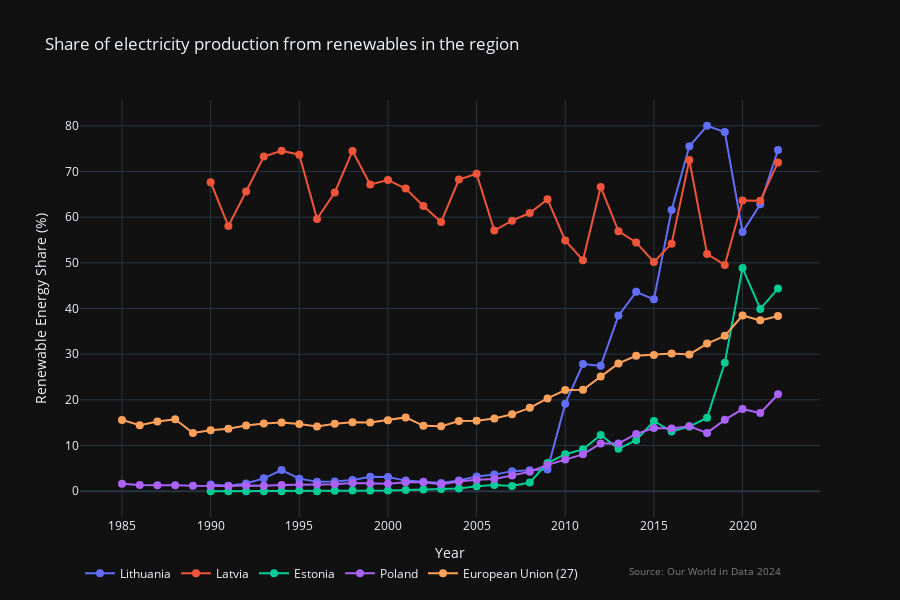

Notebook code cell kept with this figure:
### Markdown cell above
### Electricity production by source in Lithuania

### Code cell
# Filter data 
filtered_data_lt = df_share_electricity_renewables[df_share_electricity_renewables['Entity'] == 'Lithuania']
filtered_data_lv = df_share_electricity_renewables[df_share_electricity_renewables['Entity'] == 'Latvia']
filtered_data_ee = df_share_electricity_renewables[df_share_electricity_renewables['Entity'] == 'Estonia']
filtered_data_pl = df_share_electricity_renewables[df_share_electricity_renewables['Entity'] == 'Poland']
filtered_data_eu = df_share_electricity_renewables[df_share_electricity_renewables['Entity'] == 'European Union (27)']

# Define traces for each country
trace_lt = go.Scatter(
    x=filtered_data_lt['Year'],
    y=filtered_data_lt['Renewables - % electricity'],
    mode='markers+lines',
    name='Lithuania',
    marker=dict(symbol='circle', size=8)
)

trace_lv = go.Scatter(
    x=filtered_data_lv['Year'],
    y=filtered_data_lv['Renewables - % electricity'],
    mode='markers+lines',
    name='Latvia',
    marker=dict(symbol='circle', size=8)
)

trace_ee = go.Scatter(
    x=filtered_data_ee['Year'],
    y=filtered_data_ee['Renewables - % electricity'],
    mode='markers+lines',
    name='Estonia',
    marker=dict(symbol='circle', size=8)
)

trace_pl = go.Scatter(
    x=filtered_data_pl['Year'],
    y=filtered_data_pl['Renewables - % electricity'],
    mode='markers+lines',
    name='Poland',
    marker=dict(symbol='circle', size=8)
)

trace_eu = go.Scatter(
    x=filtered_data_eu['Year'],
    y=filtered_data_eu['Renewables - % electricity'],
    mode='markers+lines',
    name='European Union (27)',
    marker=dict(symbol='circle', size=8)
)

# Combine traces into data list
traces = [trace_lt, trace_lv, trace_ee, trace_pl, trace_eu]

layout = go.Layout(
    title='Share of electricity production from renewables in the region',
    xaxis=dict(title='Year'),
    yaxis=dict(title='Renewable Energy Share (%)'),
    hovermode='closest',
    legend=dict(orientation="h"),
    height=600
)
fig16 = go.Figure(data=traces, layout=layout)

fig16.add_annotation(
    text="Source: Our World in Data 2024",
    xref="paper", yref="paper",
    x=0.95, y=-0.15,
    showarrow=False,
    font=dict(size=10, color="grey")
)
fig16.update_layout(template="plotly_dark")
fig16.show()

### Figure 1 — Plotly figure (JSON) as saved in the notebook; plotly's stock layout.template omitted (floating-point values rounded to 4 significant figures)
{"data": [{"marker": {"size": 8, "symbol": "circle"}, "mode": "markers+lines", "name": "Lithuania", "type": "scatter", "x": [1990, 1991, 1992, 1993, 1994, 1995, 1996, 1997, 1998, 1999, 2000, 2001, 2002, 2003, 2004, 2005, 2006, 2007, 2008, 2009, 2010, 2011, 2012, 2013, 2014, 2015, 2016, 2017, 2018, 2019, 2020, 2021, 2022], "y": [1.446, 1.159, 1.673, 2.804, 4.625, 2.743, 2.037, 2.091, 2.456, 3.149, 3.083, 2.309, 2.041, 1.768, 2.314, 3.235, 3.623, 4.384, 4.584, 4.732, 19.16, 27.82, 27.44, 38.44, 43.64, 42, 61.58, 75.52, 80, 78.66, 56.73, 62.83, 74.7]}, {"marker": {"size": 8, "symbol": "circle"}, "mode": "markers+lines", "name": "Latvia", "type": "scatter", "x": [1990, 1991, 1992, 1993, 1994, 1995, 1996, 1997, 1998, 1999, 2000, 2001, 2002, 2003, 2004, 2005, 2006, 2007, 2008, 2009, 2010, 2011, 2012, 2013, 2014, 2015, 2016, 2017, 2018, 2019, 2020, 2021, 2022], "y": [67.67, 58.05, 65.62, 73.28, 74.55, 73.68, 59.62, 65.41, 74.48, 67.15, 68.12, 66.28, 62.47, 58.94, 68.23, 69.51, 57.06, 59.24, 60.91, 63.91, 54.9, 50.57, 66.61, 56.94, 54.47, 50.18, 54.21, 72.51, 51.93, 49.53, 63.64, 63.59, 71.99]}, {"marker": {"size": 8, "symbol": "circle"}, "mode": "markers+lines", "name": "Estonia", "type": "scatter", "x": [1990, 1991, 1992, 1993, 1994, 1995, 1996, 1997, 1998, 1999, 2000, 2001, 2002, 2003, 2004, 2005, 2006, 2007, 2008, 2009, 2010, 2011, 2012, 2013, 2014, 2015, 2016, 2017, 2018, 2019, 2020, 2021, 2022], "y": [0, 0, 0, 0, 0, 0.1151, 0, 0.1085, 0.1174, 0.1211, 0.1175, 0.2356, 0.3517, 0.4921, 0.582, 1.078, 1.336, 1.149, 1.89, 6.15, 8.096, 9.154, 12.29, 9.262, 11.16, 15.37, 13.06, 14.13, 16.09, 28.12, 48.85, 39.92, 44.37]}, {"marker": {"size": 8, "symbol": "circle"}, "mode": "markers+lines", "name": "Poland", "type": "scatter", "x": [1985, 1986, 1987, 1988, 1989, 1990, 1991, 1992, 1993, 1994, 1995, 1996, 1997, 1998, 1999, 2000, 2001, 2002, 2003, 2004, 2005, 2006, 2007, 2008, 2009, 2010, 2011, 2012, 2013, 2014, 2015, 2016, 2017, 2018, 2019, 2020, 2021, 2022], "y": [1.633, 1.366, 1.271, 1.307, 1.177, 1.108, 1.13, 1.24, 1.176, 1.335, 1.43, 1.459, 1.511, 1.797, 1.672, 1.627, 1.934, 1.944, 1.5, 2.102, 2.483, 2.674, 3.426, 4.274, 5.752, 6.93, 8.055, 10.44, 10.41, 12.53, 13.82, 13.73, 14.2, 12.76, 15.62, 17.96, 17.09, 21.23]}, {"marker": {"size": 8, "symbol": "circle"}, "mode": "markers+lines", "name": "European Union (27)", "type": "scatter", "x": [1985, 1986, 1987, 1988, 1989, 1990, 1991, 1992, 1993, 1994, 1995, 1996, 1997, 1998, 1999, 2000, 2001, 2002, 2003, 2004, 2005, 2006, 2007, 2008, 2009, 2010, 2011, 2012, 2013, 2014, 2015, 2016, 2017, 2018, 2019, 2020, 2021, 2022], "y": [15.6, 14.44, 15.26, 15.76, 12.73, 13.33, 13.68, 14.36, 14.81, 15.05, 14.69, 14.17, 14.74, 15.11, 15.02, 15.5, 16.15, 14.32, 14.19, 15.35, 15.39, 15.93, 16.82, 18.25, 20.31, 22.13, 22.18, 25.08, 27.97, 29.64, 29.83, 30.14, 29.94, 32.31, 34.01, 38.47, 37.4, 38.36]}], "layout": {"annotations": [{"font": {"color": "grey", "size": 10}, "showarrow": false, "text": "Source: Our World in Data 2024", "x": 0.95, "xref": "paper", "y": -0.15, "yref": "paper"}], "height": 600, "hovermode": "closest", "legend": {"orientation": "h"}, "title": {"text": "Share of electricity production from renewables in the region"}, "xaxis": {"title": {"text": "Year"}}, "yaxis": {"title": {"text": "Renewable Energy Share (%)"}}}}
